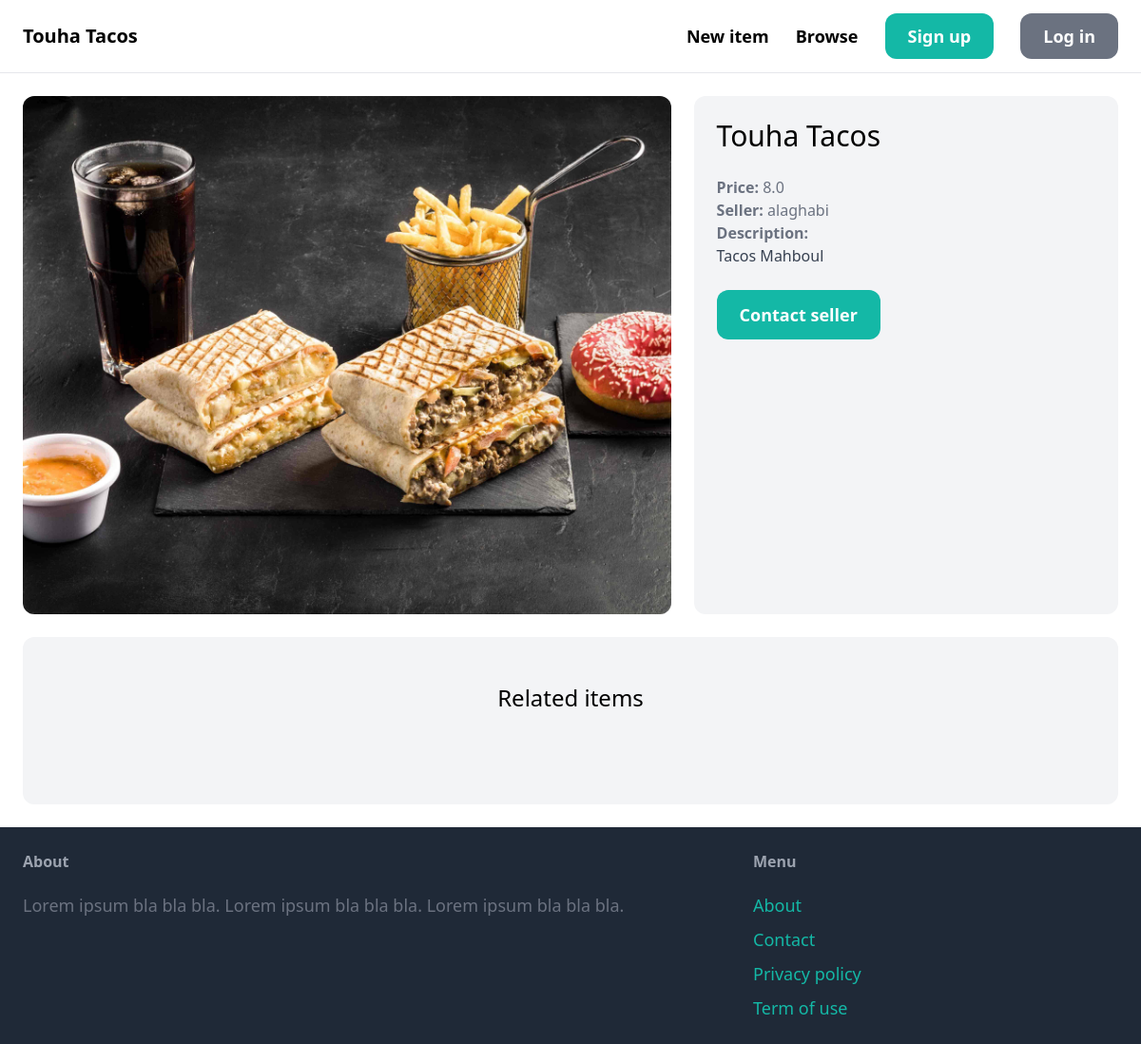
Page /items/1/ on the committed database.
### item/models.py (models this page shows, shortened)
class Item(models.Model):
    category = models.ForeignKey(Category, related_name='items', on_delete=models.CASCADE)
    name = models.CharField(max_length=255)
    description = models.TextField(blank=True, null=True)
    price = models.FloatField()
    image = models.ImageField(upload_to='item_images', blank=True, null=True)
    is_sold = models.BooleanField(default=False)
    created_by = models.ForeignKey(User, related_name='items', on_delete=models.CASCADE)
    created_at = models.DateTimeField(auto_now_add=True)

### item/views.py (the view)
# urls.py: path('<int:pk>/', views.detail, name='detail'),
def detail(request, pk):
    item = get_object_or_404(Item, pk=pk)
    related_items = Item.objects.filter(category=item.category, is_sold=False).exclude(pk=pk)[0:3]
    return render(request, 'item/detail.html', {
        'item': item,
        'related_items': related_items
    })

### item/templates/item/detail.html (shortened to what this page needs)
{% extends 'core/base.html' %}
{% block content %}
<div class="grid grid-cols-5 gap-6">
    <div class="col-span-3">
        <img src="{{ item.image.url }}" class="rounded-xl">
    </div>
    <div class="col-span-2 p-6 bg-gray-100 rounded-xl">
        <h1 class="mb-6 text-3xl">{{ item.name }}</h1>
        <p class="text-gray-500"><strong>Price: </strong>{{ item.price }}</p>
        <p class="text-gray-500"><strong>Seller: </strong>{{ item.created_by.username }}</p>
        {% if item.description %}
            <p class="text-gray-700">
                <strong class="text-gray-500">Description:</strong><br>
                {{ item.description }}
            </p>
        {% endif %}
        {% if request.user == item.created_by %}
            <div class="mt-6 p-6 bg-white rounded-xl">
                <p>This is your item!</p>
                <a href="{% url 'item:edit' item.id %}" class="inline-block mt-6 px-6 py-3 text-lg font-semibold bg-teal-500 text-white rounded-xl">Edit</a>
                <a href="{% url 'item:delete' item.id %}" class="inline-block mt-6 px-6 py-3 text-lg font-semibold bg-red-500 text-white rounded-xl">Delete</a>
            </div>
        {% else %}
            <a href="{% url 'conversation:new' item.id %}" class="inline-block mt-6 px-6 py-3 text-lg font-semibold bg-teal-500 text-white rounded-xl hover:bg-teal-700">Contact seller</a>
        {% endif %}
    </div>
</div>
<div class="mt-6 px-6 py-12 bg-gray-100 rounded-xl">
    <h2 class="mb-12 text-2xl text-center">Related items</h2>
</div>
{% endblock %}

### rows in the picture
Item: image (picture), name "Touha Tacos", price "8.0", created_by.username "alaghabi", description "Tacos Mahboul"
